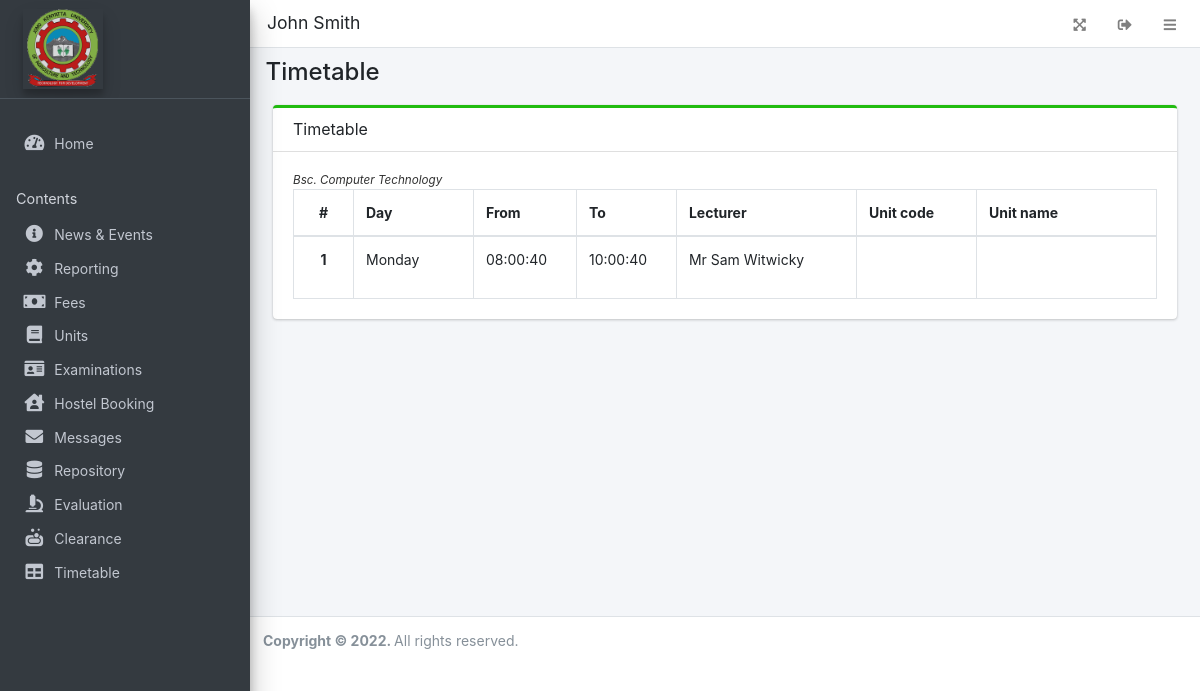
Screenshot of /student/?page=timetable (signed in) with the database file from the repository.
### tables this page shows
CREATE TABLE `tblUsers` (
  `id` int NOT NULL,
  `username` varchar(255) NOT NULL,
  `first_name` varchar(255) DEFAULT NULL,
  `last_name` varchar(255) DEFAULT NULL,
  `password` varchar(255) NOT NULL,
  `reg_no` varchar(255) DEFAULT NULL,
  `course_name` varchar(255) DEFAULT NULL,
  `academic_year` int DEFAULT NULL,
  `semester` int DEFAULT NULL,
  `created_at` timestamp NOT NULL DEFAULT CURRENT_TIMESTAMP
);

CREATE TABLE `tblTimetable` (
  `id` int NOT NULL,
  `day` varchar(255) NOT NULL,
  `time_start` time NOT NULL,
  `time_end` time NOT NULL,
  `lecturer` varchar(255) NOT NULL,
  `unit_code` varchar(255) NOT NULL,
  `unit_name` varchar(255) NOT NULL,
  `course_name` varchar(255) NOT NULL,
  `year` int NOT NULL,
  `semester` int NOT NULL
);

### student/timetable/index.php (the view, shortened to what this page needs)
<div class="col-lg-12">
	<div class="card card-outline card-primary">
		<div class="card-header">
			<h5 class="card-title">Timetable</h5>
		</div>
		<div class="card-body">
			<table class="table tabe-hover table-bordered table-compact" id="list">
				<colgroup>
					<col width="5%">
					<col width="10%">
					<col width="5%">
					<col width="5%">
					<col width="15%">
					<col width="10%">
					<col width="15%">
				</colgroup>
            	<small class="truncate"><?php echo $course ?></small>
				<thead>
					<tr>
						<th class="text-center">#</th>
						<th>Day</th>
						<th>From</th>
						<th>To</th>
						<th>Lecturer</th>
						<th>Unit code</th>
						<th>Unit name</th>
					</tr>
				</thead>
				<tbody>
					<?php
					$i = 1;
					$qry = $conn->query("SELECT * FROM tblTimetable WHERE year=$academic_year && semester=$semester ");
					while($row= $qry->fetch_assoc()):
						$row['id'] = strip_tags(stripcslashes(html_entity_decode($row['id'])));
					?>
					<tr>
						<th class="text-center"><?php echo $i++ ?></th>
						<td><?php echo ucwords($row['day']) ?></td>
						<td>
                            <?php echo ucwords($row['time_start']) ?>
						</td>
						<td>
                            <p class=""><?php echo ucwords($row['time_end']) ?></p>
                        </td>
						<td>
							<?php echo ucwords($row['lecturer']) ?>
                        </td>
						<td>
                        </td>
						<td>
                        </td>
					</tr>
				<?php endwhile; ?>
				</tbody>
			</table>
		</div>
		</div>
	</div>
</div>

### includes/topnavbar.php
<nav class="main-header navbar navbar-expand navbar-white navbar-light text-sm">
  <div style="font-size: 1.1rem; margin-left:9px;"><?php echo $fullname?></div>
  <ul class="navbar-nav ml-auto">
    <li class="nav-item">
      <a class="nav-link" data-widget="fullscreen" href="#" role="button">
      <i class="fas fa-expand-arrows-alt"></i>
      </a>
    </li>
    <li class="nav-item">
      <a class="nav-link"  href="javascript:void(0)" onclick="location.replace('<?php echo base_url.'logout.php' ?>')" role="button">
      <i class="fas fa-sign-out-alt"></i>
      </a>
    </li>
    <li class="nav-item">
      <a class="nav-link" data-widget="pushmenu" href="#" role="button"><i class="fas fa-bars"></i></a>
    </li>
  </ul>
</nav>

### rows the page displays
tblusers: fullname "John Smith", course_name "Bsc. Computer Technology"
tbltimetable: day "Monday", time_start "08:00:40", time_end "10:00:40", lecturer "Mr Sam Witwicky"

### other values shown
str_replace("_", " ",$page) "Timetable"
